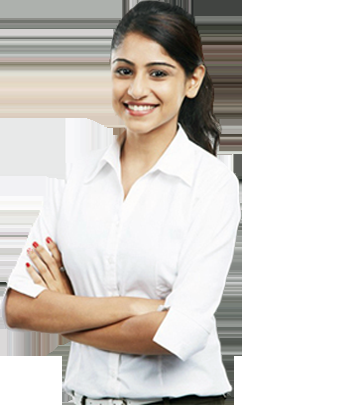
#> input picture OpenCV_python/bharti.jpeg, 348 x 405 px
$ python 18_ImageDetection.py   (older library calls are emulated)
#> lines starting #> are read from the running program, lines starting #| are printed output that depends on the picture; after the words box and inside, x2 and y2 are one past the last pixel; in counts of white or black regions, pixels touching at a corner belong together
import  cv2
import  numpy as np
img = cv2.imread("bharti.jpeg",0)# covert into gray scale image we cant do any operation on image without grayscale..
#> img: shape (405, 348); min 0, max 255, mean 209.8

H, W =img.shape
#> H = 405; W = 348
# extract slop edges
#variablename= cv2.Sobel(img_name, cv2.datatypename, widthpixel, 0, kernal_size=5)
# this is edge detection poor technique
sobelX = cv2.Sobel(img, cv2.CV_64F, 1, 0, ksize=5)
sobelY = cv2.Sobel(img, cv2.CV_64F, 0, 1, ksize=5)
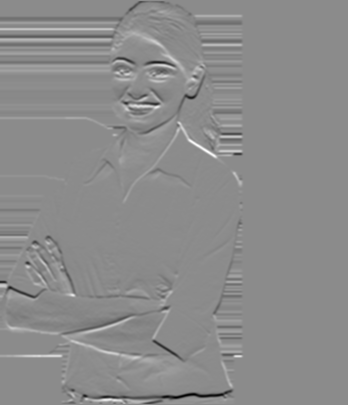
#> sobelY: shape (405, 348) float64; min -10896, max 8989, mean 4.3; drawn with min black and max white

cv2.imshow("Sobel x img", sobelX)
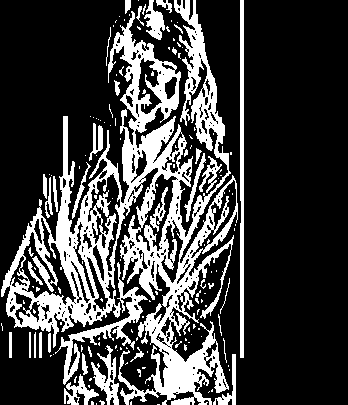
#> window 'Sobel x img': shape (405, 348); 25% white; 156 white regions (117 under 20 px), largest, box (x1, y1, x2, y2) and area: (1, 0, 238, 405) 27167, (55, 262, 148, 385) 1549, (240, 0, 244, 358) 1410
cv2.waitKey(0)
cv2.imshow("Sobel y img", sobelY)
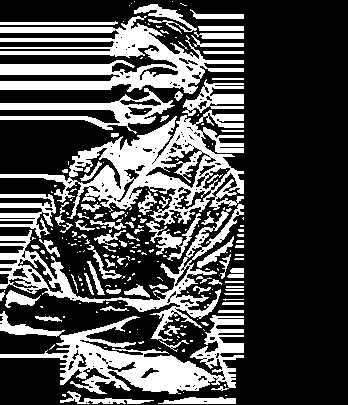
#> window 'Sobel y img': shape (405, 348); 29.8% white; 225 white regions (146 under 20 px), largest, box (x1, y1, x2, y2) and area: (0, 110, 244, 225) 9093, (0, 16, 244, 94) 7868, (0, 315, 244, 394) 6997
cv2.waitKey(0)
# combine operation perform...
sobelOR = cv2.bitwise_or(sobelX,sobelY)
cv2.imshow("Sobel Bitwise Or img", sobelOR)
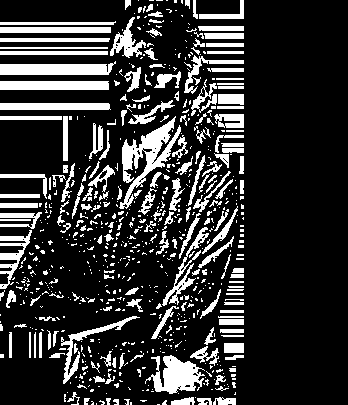
#> window 'Sobel Bitwise Or img': shape (405, 348); 19.4% white; 716 white regions (533 under 20 px), largest, box (x1, y1, x2, y2) and area: (119, 116, 181, 209) 1767, (145, 355, 205, 394) 1288, (0, 61, 116, 75) 1224
cv2.waitKey(0)
# laplacian technique
# arg---> first is image and second is datatype two arg requrid
lap_imag= cv2.Laplacian(img, cv2.CV_32F)
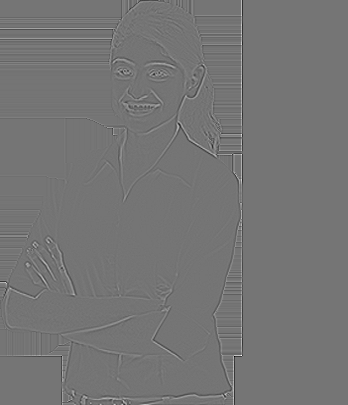
#> lap_imag: shape (405, 348) float32; min -318, max 375, mean 0; drawn with min black and max white
cv2.imshow("Laplacian img", lap_imag)
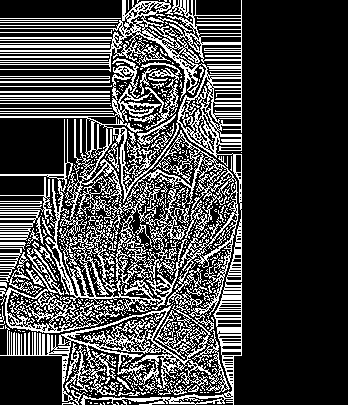
#> window 'Laplacian img': shape (405, 348); 26.7% white in thin lines or dots, all inside (x1, y1, x2, y2) = (0, 0, 242, 405)
cv2.waitKey(0)

# canny edge detection uses gradiant values as thresholds
# no need to given data type its requried two thresholds
# this img detection very efficitve img detected technique
canny_imag= cv2.Canny(img, 10,300)
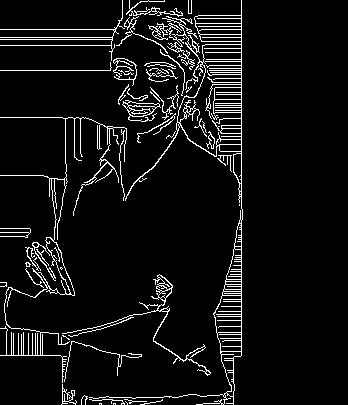
#> canny_imag: shape (405, 348); 6.6% white in thin lines or dots, all inside (x1, y1, x2, y2) = (0, 0, 243, 405)
cv2.imshow("Canny edge img", canny_imag)
cv2.waitKey(0)
cv2.destroyAllWindows()
